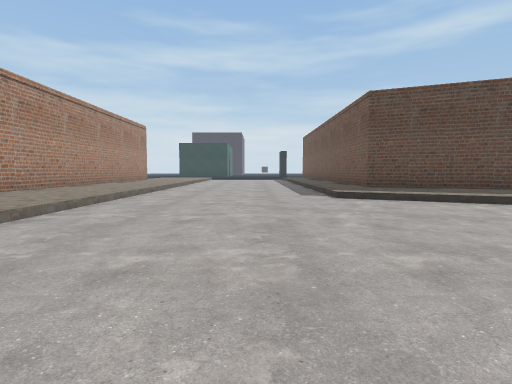
view 1 (above)

24 first-person views from a walk through a Unity game level. The camera is 0.64 m above the floor, tilts 4° down and sees 80° across. Doors are open. The floor is counted in squares, 1 m on a side. Each view is taken from the middle of a square. On the plan, view 1 faces up. The plan holds only what a view shows up to about 9 squares ahead; the rest is blank. The place goes on beyond the plan. Some animated figures are not drawn. Some surface patterns are stand-ins.

view 2
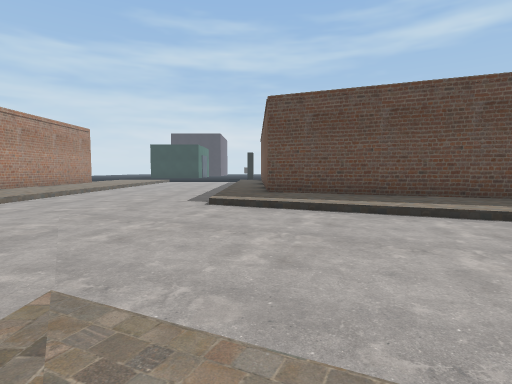

view 3
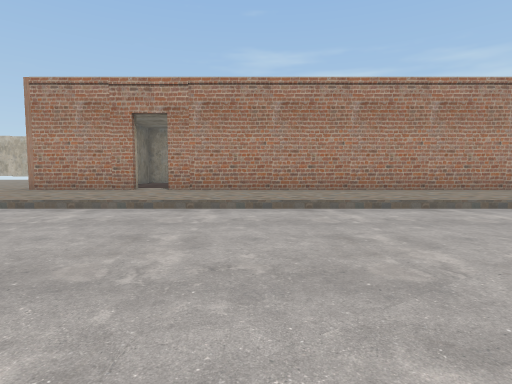

view 4
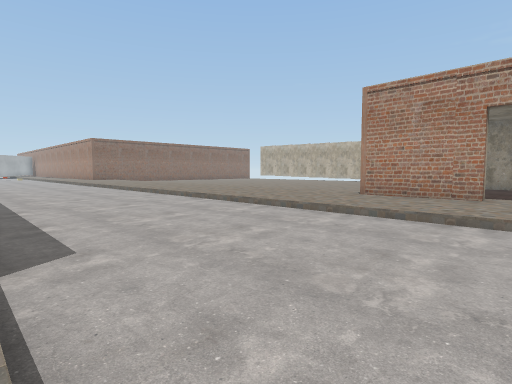

view 5
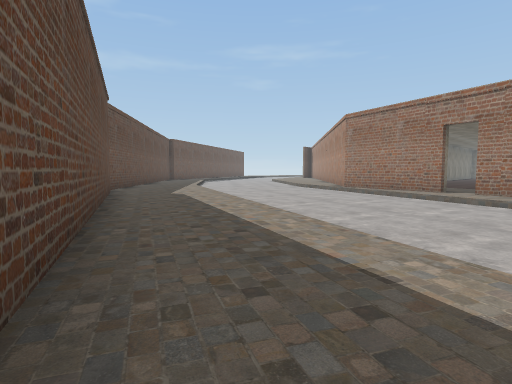

view 6
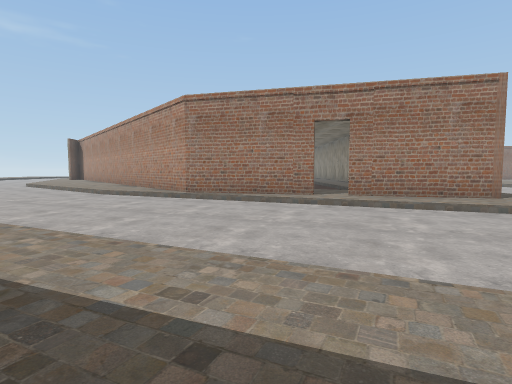

view 7
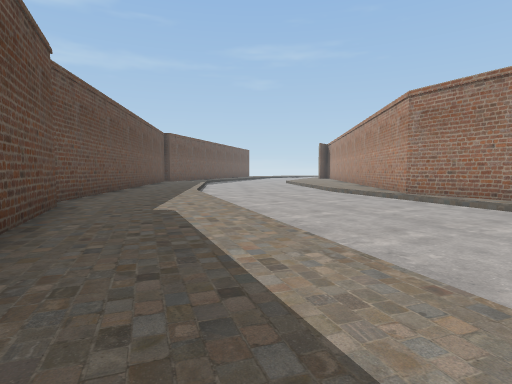

view 8
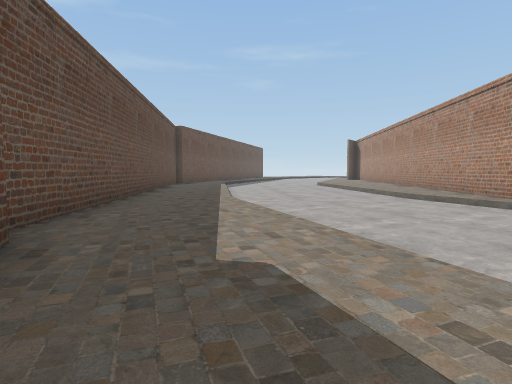

view 9
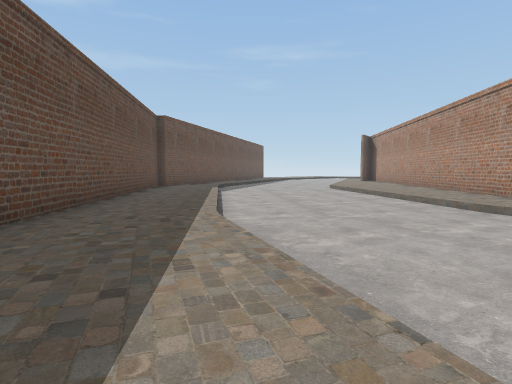

view 10
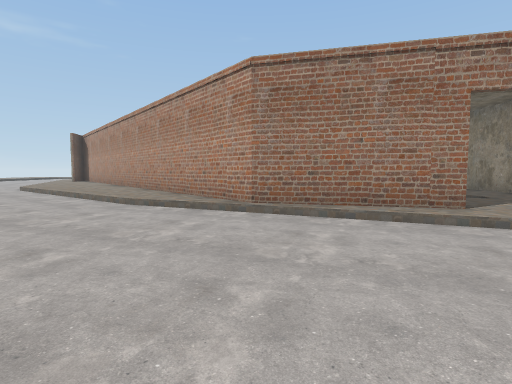

view 11
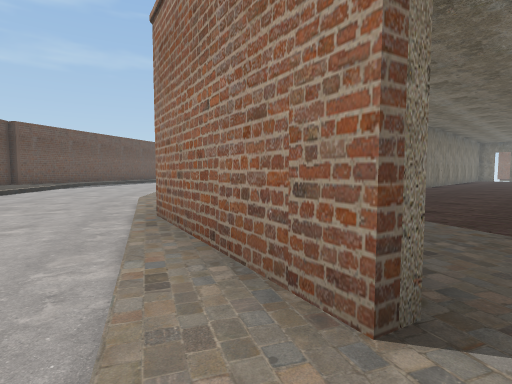

view 12
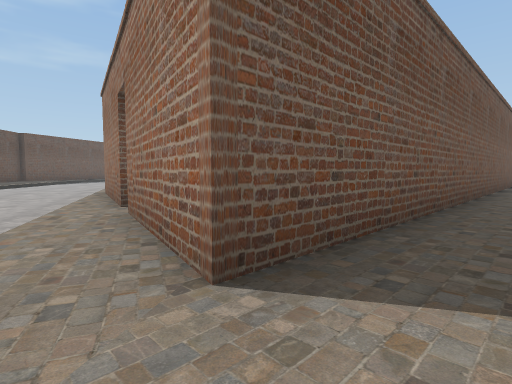

view 13
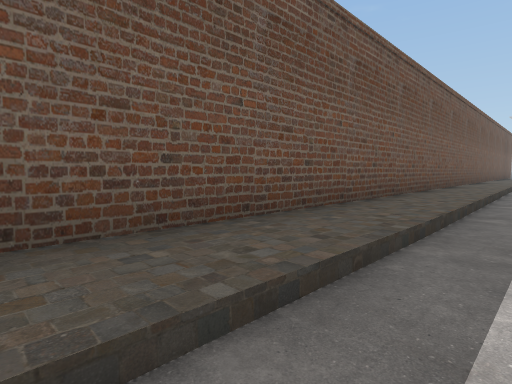

view 14
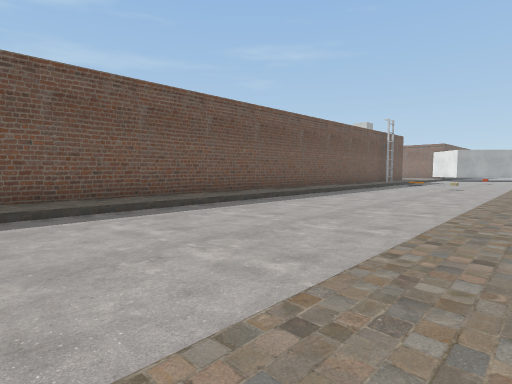

view 15
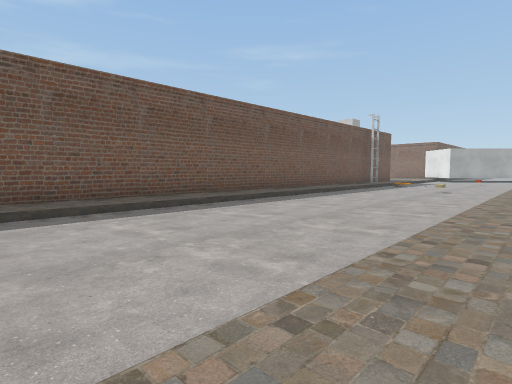

view 16
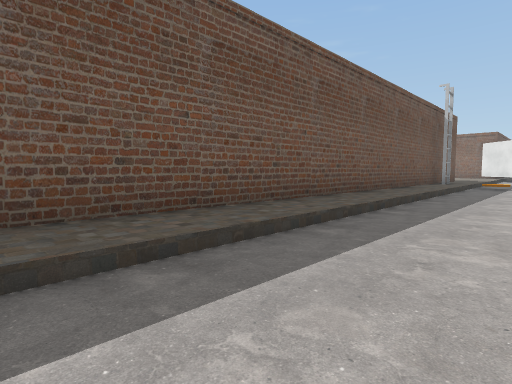

view 17
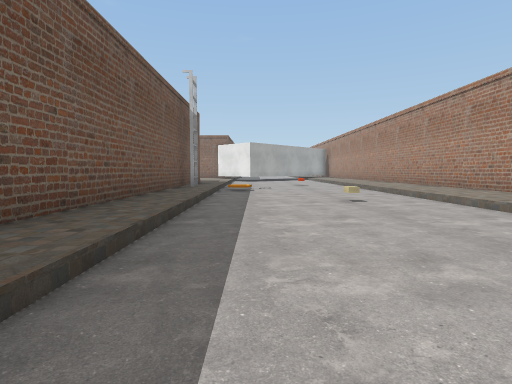

view 18
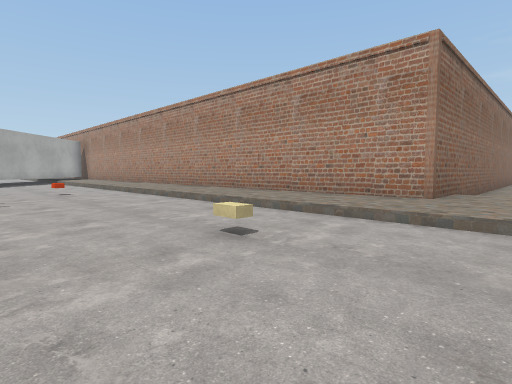

view 19
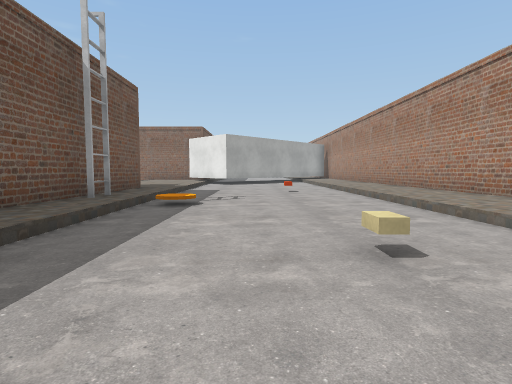

view 20
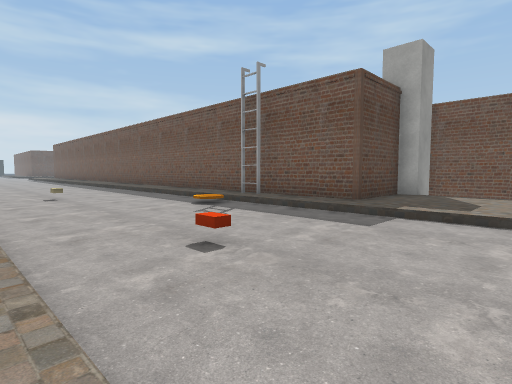

view 21
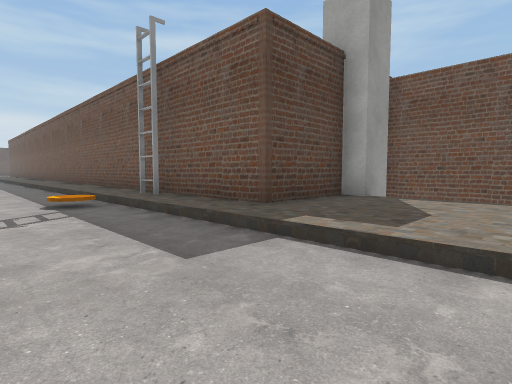

view 22
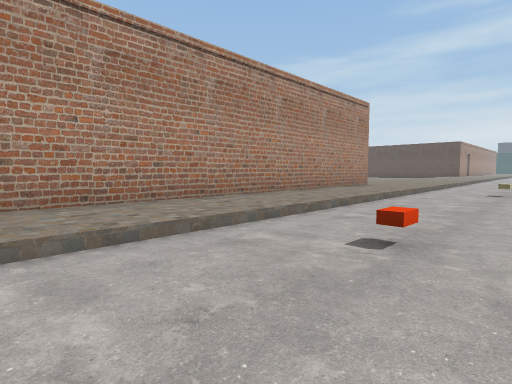

view 23
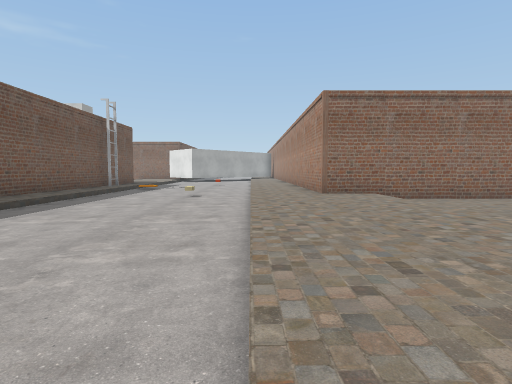

view 24
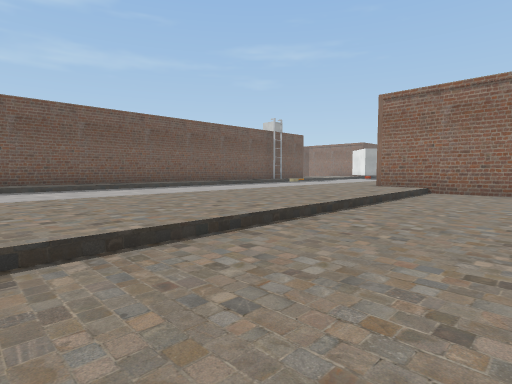

### Floor plan
Key: @ floor where view 1 was taken; # wall or solid block; . main floor; : floor 0.15 m higher than the main floor; / step, stairs or slope; D open door; O other object.
Columns run from 9 left of view 1 to 20 right of it. Each row starts with its distance up from view 1.
  9    #::/..../:###
  8    #::/..../:::####
  7    #::/..../::::::###
  6    #::/....../::::::###
  5    #::/........//:::::####
  4    #::/..........//::::::##
  3    #::/............//:::::##
  2    #::/.............../::::###
  1    D::/....//.........../::::#
  0    D::/..@./::/.........../:::
 -1    #::/..../:::://........./::
 -2    #::/..../####D#//......../:
 -3    #::/..../#  ::####/........
 -4    :::/..../# :/::  ##:/.....
 -5      :/..../#:: //   ##:/...
 -6       /..../#:: ..    #::/..
 -7       /..../#    ..   ##:
 -8      :/..../#    ..    ##
 -9      :/..../#    ..
-10      :/..../#    ..
-11      :/..../#    ..
-12 ...:::/..../#    ..
-13 ...:::/..../#
-14 ...:::/..../#
-15 ...:::/..../#
-16 ...:::/..../#
-17 ...:::/..../#
-18  ..:::/..../#
-19  ..:::/..../#
-20 ...:::/..../#
-21 ...:::/..../#
-22 #####:/.O../#
-23     #:/..../#
-24     #:/..../#
-25     #:/..../#
-26     #:/...//O
-27     #::.....#
-28     #::.....#
-29     #::.O...######
-30     #::.....::: #
-31     #::.....:::
-32     #::.....:::

Where each view was taken, in squares from view 1:
view 1: 0 up, 0 right, facing up
view 2: 0 up, 3 right, facing up
view 3: 3 up, 2 right, facing left
view 4: 1 up, 2 right, facing down-left
view 5: 8 up, 5 right, facing down-right
view 6: 6 up, 9 right, facing down
view 7: 6 up, 8 right, facing down-right
view 8: 5 up, 11 right, facing down-right
view 9: 3 up, 13 right, facing down-right
view 10: 3 up, 11 right, facing down
view 11: 1 down, 7 right, facing down-right
view 12: 0 up, 2 right, facing down-right
view 13: 3 down, 1 right, facing down-right
view 14: 8 down, 4 left, facing down-right
view 15: 10 down, 4 left, facing down-right
view 16: 13 down, 0 right, facing down-right
view 17: 16 down, 1 right, facing down
view 18: 20 down, 1 right, facing down-left
view 19: 20 down, 0 right, facing down
view 20: 32 down, 3 left, facing up-right
view 21: 32 down, 0 right, facing up-right
view 22: 32 down, 0 right, facing up-left
view 23: 13 down, 3 left, facing down
view 24: 12 down, 9 left, facing down-right
